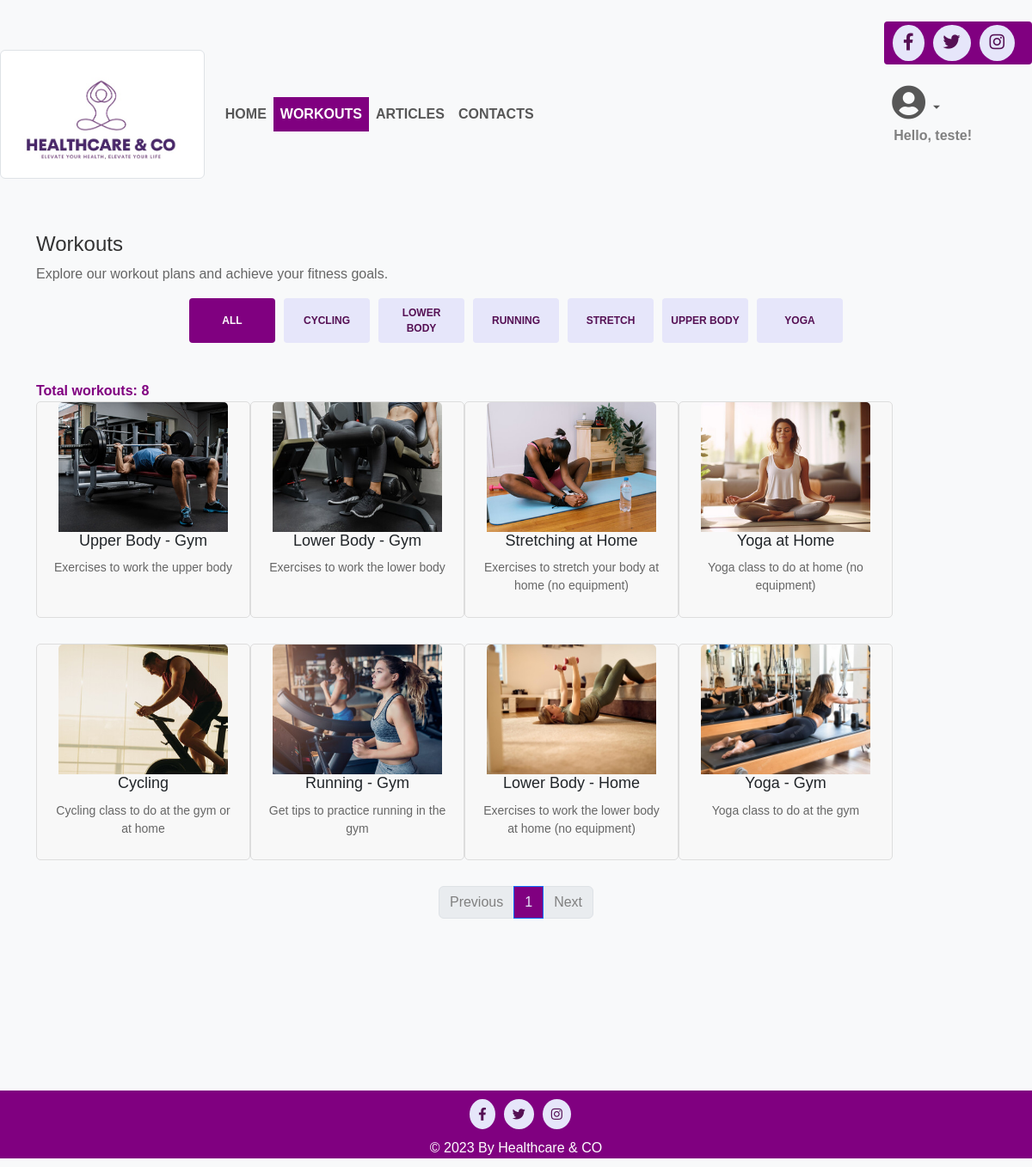
The app's page /workouts (signed in) with its own data.
### tables this page shows
CREATE TABLE workouts (
    id INTEGER PRIMARY KEY,
    name VARCHAR(100) NOT NULL,
    description TEXT NOT NULL,
    image_path VARCHAR(100) NOT NULL,
    category VARCHAR(50) NOT NULL
);

### app.py (the view)
@app.route('/workouts')
def workouts():
    page = int(request.args.get('page', 1))
    selected_category = request.args.get('category')
    workouts = get_workouts(db, selected_category, page, WORKOUTS_PER_PAGE)
    total_workouts = get_total_workouts(db, selected_category)
    total_pages = (total_workouts + WORKOUTS_PER_PAGE - 1) // WORKOUTS_PER_PAGE
    all_categories = db.execute("SELECT DISTINCT category FROM workouts")
    categories = [category['category'] for category in all_categories]
    workout_data = []
    for workout in workouts:
        workout_data.append({
            'name': workout['name'],
            'description': workout['description'],
            'image_path': workout['image_path'],
            'category': workout['category']
        })
    return render_template('workouts.html', workout_data=workout_data, categories=categories, pagination=page, total_pages=total_pages, total_workouts=total_workouts)

### helpers.py (called while the page is built)
def get_workouts(db, selected_category, page, WORKOUTS_PER_PAGE):
    offset = (page - 1) * WORKOUTS_PER_PAGE
    if selected_category and selected_category != 'all':
        workouts = db.execute("SELECT name, description, image_path, category FROM workouts WHERE category = ? LIMIT ? OFFSET ?", selected_category, WORKOUTS_PER_PAGE, offset)
    else:
        workouts = db.execute("SELECT name, description, image_path, category FROM workouts LIMIT ? OFFSET ?", WORKOUTS_PER_PAGE, offset)
    return workouts

def get_total_workouts(db, selected_category):
    if selected_category and selected_category != 'all':
        number_workouts = db.execute("SELECT COUNT(*) FROM workouts WHERE category = ?", selected_category)
    else:
        number_workouts = db.execute("SELECT COUNT(*) FROM workouts")
    return number_workouts[0]['COUNT(*)']

### templates/workouts.html (shortened to what this page needs)
{% extends "layout.html" %}
{% block content %}
    <div class="container workoutsContainer">
        <h1>Workouts</h1>
        <p>Explore our workout plans and achieve your fitness goals.</p>
        <section class="product-categories">
            <a class="category-btn active" href="{{ url_for('workouts', category='all') }}" data-category="all">All</a>
            {% for category in categories %}
                <a class="category-btn {% if request.args.get('category') == category %}active{% endif %}" href="{{ url_for('workouts', category=category) }}" data-category="{{ category }}">{{ category }}</a>
            {% endfor %}
        </section>
        <br>
        {% if total_workouts > 0 %}
            <div class="total-articles">Total workouts: {{ total_workouts }}</div>
            <section class="product-cards">
                <div class="row" id="productCardsRow">
                    {% for workout in workout_data %}
                        <div class="product-card" data-category="{{ workout['category'].lower() }}">
                            <img src="{{ url_for('static', filename=workout['image_path']) }}" alt="{{ workout['name'] }}" class="img-fluid">
                            <h3>{{ workout['name'] }}</h3>
                            <p>{{ workout['description'] }}</p>
                        </div>
                    {% endfor %}
                </div>
            </section>
            <nav aria-label="...">
                <ul class="pagination justify-content-center">
                    {% if pagination > 1 %}
                        <li class="page-item">
                            <a class="page-link" href="{{ url_for('workouts', category=request.args.get('category'), page=pagination - 1) }}">Previous</a>
                        </li>
                    {% else %}
                        <li class="page-item disabled">
                            <span class="page-link">Previous</span>
                        </li>
                    {% endif %}
                    {% for page_num in range(1, total_pages + 1) %}
                        {% if pagination == page_num %}
                            <li class="page-item active">
                                <span class="page-link">{{ page_num }} <span class="sr-only">(current)</span></span>
                            </li>
                        {% else %}
                            <li class="page-item">
                                <a class="page-link" href="{{ url_for('workouts', category=request.args.get('category'), page=page_num) }}">{{ page_num }}</a>
                            </li>
                        {% endif %}
                    {% endfor %}
                    {% if pagination < total_pages %}
                        <li class="page-item">
                            <a class="page-link" href="{{ url_for('workouts', category=request.args.get('category'), page=pagination + 1) }}">Next</a>
                        </li>
                    {% else %}
                        <li class="page-item disabled">
                            <span class="page-link">Next</span>
                        </li>
                    {% endif %}
                </ul>
            </nav>
        {% else %}
        <p>No workouts available.</p>
        {% endif %}
    </div>
{% endblock %}

### static/css/styles.css (style rules this page uses)
body { background-color: #f8f9fa; font-family: Helvetica, Arial, sans-serif; }
.container { margin-top: 50px; }
h1 { color: #333; font-size: 24px; }
p { color: #666; }
.workoutsContainer { padding-top: 40px; }
.workoutsContainer h1 { font-size: 24px; }
.workoutsContainer p { font-size: 16px; }
#productCardsRow { width: 100%; }
.product-cards { display: flex; flex-wrap: wrap; max-width: 1200px; margin: 0 auto; justify-content: center; }
.product-card { background-color: #f8f8f8; border: 1px solid #ddd; border-radius: 5px; box-sizing: border-box; text-align: center; width: 258.5px; height: 252.17px; flex-basis: calc(25% - 30px); max-width: 25%; padding: 0 15px; margin-bottom: 30px; }
.product-card img.img-fluid { width: 196.5px; height: 151px; object-fit: cover; border-top-left-radius: 5px; border-top-right-radius: 5px; }
.product-card h3 { font-size: 18px; margin-bottom: 10px; }
.product-card p { font-size: 14px; color: #666; }
.product-categories { display: flex; justify-content: center; flex-wrap: wrap; gap: 10px; margin-bottom: 20px; }
.category-btn { color: #551054; text-transform: uppercase; background: #E6E6FA; padding: 8px 10px; border: none; border-radius: 4px; flex: 1; text-decoration: none; max-width: 100px; font-size: 12px; text-align: center; font-weight: bold; display: flex; align-items: center; justify-content: center; }
.category-btn.active { background: #800080; color: #ffffff; }
.product-categories .category-btn:first-child { margin-left: 0px; }
.total-articles { font-weight: bold; color: #800080; }
.page-item.active .page-link { background-color: #800080; color: #E6E6FA; }
.page-item .page-link { color: grey; }
.page-item.disabled .page-link { color: grey; }

### records on screen
workouts: image_path (picture), name "Upper Body - Gym", description "Exercises to work the upper body"
workouts: image_path (picture), name "Lower Body - Gym", description "Exercises to work the lower body"
workouts: image_path (picture), name "Stretching at Home", description "Exercises to stretch your body at home (no equipment)"
workouts: image_path (picture), name "Yoga at Home", description "Yoga class to do at home (no equipment)"
workouts: image_path (picture), name "Cycling", description "Cycling class to do at the gym or at home"
workouts: image_path (picture), name "Running - Gym", description "Get tips to practice running in the gym"
workouts: image_path (picture), name "Lower Body - Home", description "Exercises to work the lower body at home (no equipment)"
workouts: image_path (picture), name "Yoga - Gym", description "Yoga class to do at the gym"

### other values on screen
{{ session.user_username }} "teste"
{{ category }} "CYCLING" "LOWER BODY" "RUNNING" "STRETCH" "UPPER BODY" "YOGA"
{{ total_workouts }} "8"
{{ page_num }} "1"
